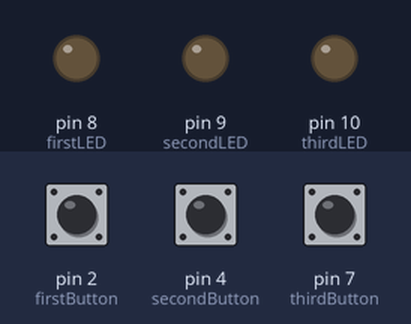
Recording of a sketch running on a simulated Arduino Uno, built with avr-gcc and run on an emulated ATmega328P. On the bench: output pins drawn as LEDs (lit = HIGH). The test bench sets the inputs (shaded band); at power-on: pin 2 (firstButton) LOW, pin 4 (secondButton) LOW, pin 7 (thirdButton) LOW.

Above: at 1.2 s.
1.3 s: pin 2 (firstButton) pulled HIGH for 0.15 s
At 1.37 s:
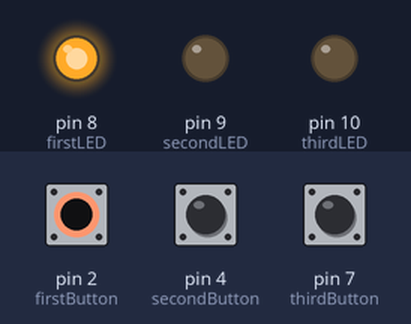
2.9 s: pin 4 (secondButton) pulled HIGH for 0.15 s
At 2.97 s:
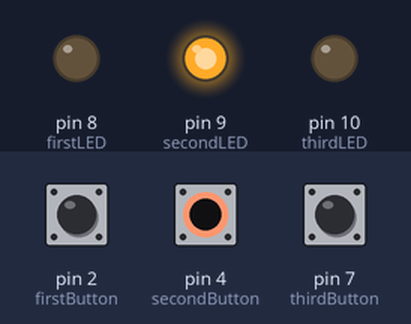
4.5 s: pin 7 (thirdButton) pulled HIGH for 0.15 s
At 4.57 s:
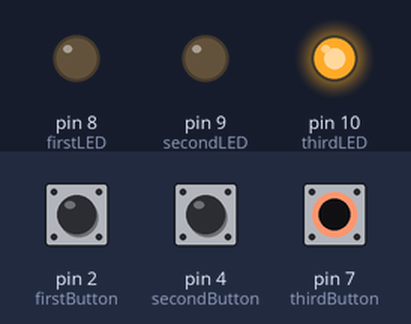
6.1 s: pin 7 (thirdButton) pulled HIGH for 3.2 s
At 10.4 s:
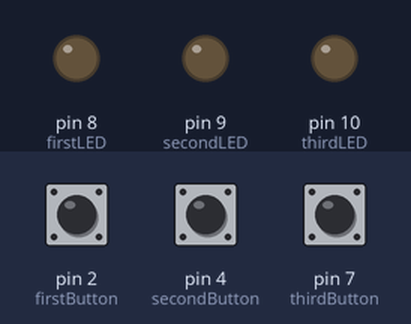
10.8 s: pin 2 (firstButton) pulled HIGH for 3.2 s
At 11.6 s:
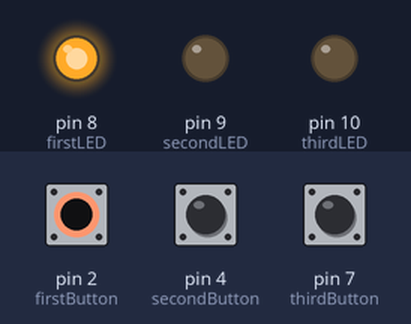
15.5 s: pin 2 (firstButton) driven HIGH and pin 4 (secondButton) driven HIGH
At 16.3 s:
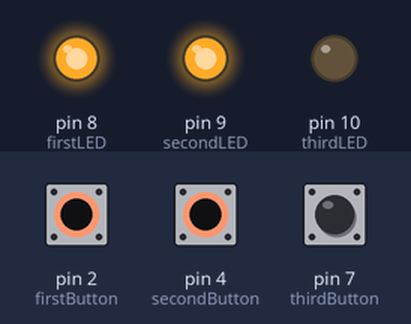
Timing chart, 0 to 18.0 s (numbered marks = the images above; inputs shaded):
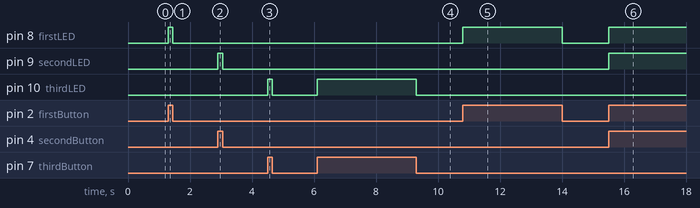

The sketch:

BUTTON_LED_control_system.ino
```cpp
//ryoof almalki

const int firstButton = 2;
const int secondButton = 4;
const int thirdButton = 7;

const int firstLED = 8;
const int secondLED = 9;
const int thirdLED = 10;

void setup() {
  pinMode(firstButton, INPUT);
  pinMode(secondButton, INPUT);
  pinMode(thirdButton, INPUT);

  pinMode(firstLED, OUTPUT);
  pinMode(secondLED, OUTPUT);
  pinMode(thirdLED, OUTPUT);
}

void loop() {
  if (digitalRead(firstButton) == HIGH) {
    digitalWrite(firstLED, HIGH);
  } else {
    digitalWrite(firstLED, LOW);
  }

  if (digitalRead(secondButton) == HIGH) {
    digitalWrite(secondLED, HIGH);
  } else {
    digitalWrite(secondLED, LOW);
  }

  if (digitalRead(thirdButton) == HIGH) {
    digitalWrite(thirdLED, HIGH);
  } else {
    digitalWrite(thirdLED, LOW);
  }
}
```

Measured:
- after the input at 1.3 s, pin 8 (firstLED): LOW → HIGH at once, → LOW 0.15 s later
- after the input at 2.9 s, pin 9 (secondLED): LOW → HIGH at once, → LOW 0.15 s later
- after the input at 4.5 s, pin 10 (thirdLED): LOW → HIGH at once, → LOW 0.15 s later
- after the input at 6.1 s, pin 10 (thirdLED): LOW → HIGH at once, → LOW 3.2 s later
- after the input at 10.8 s, pin 8 (firstLED): LOW → HIGH at once, → LOW 3.2 s later
- after the input at 15.5 s, pin 8 (firstLED), pin 9 (secondLED): LOW → HIGH at once
